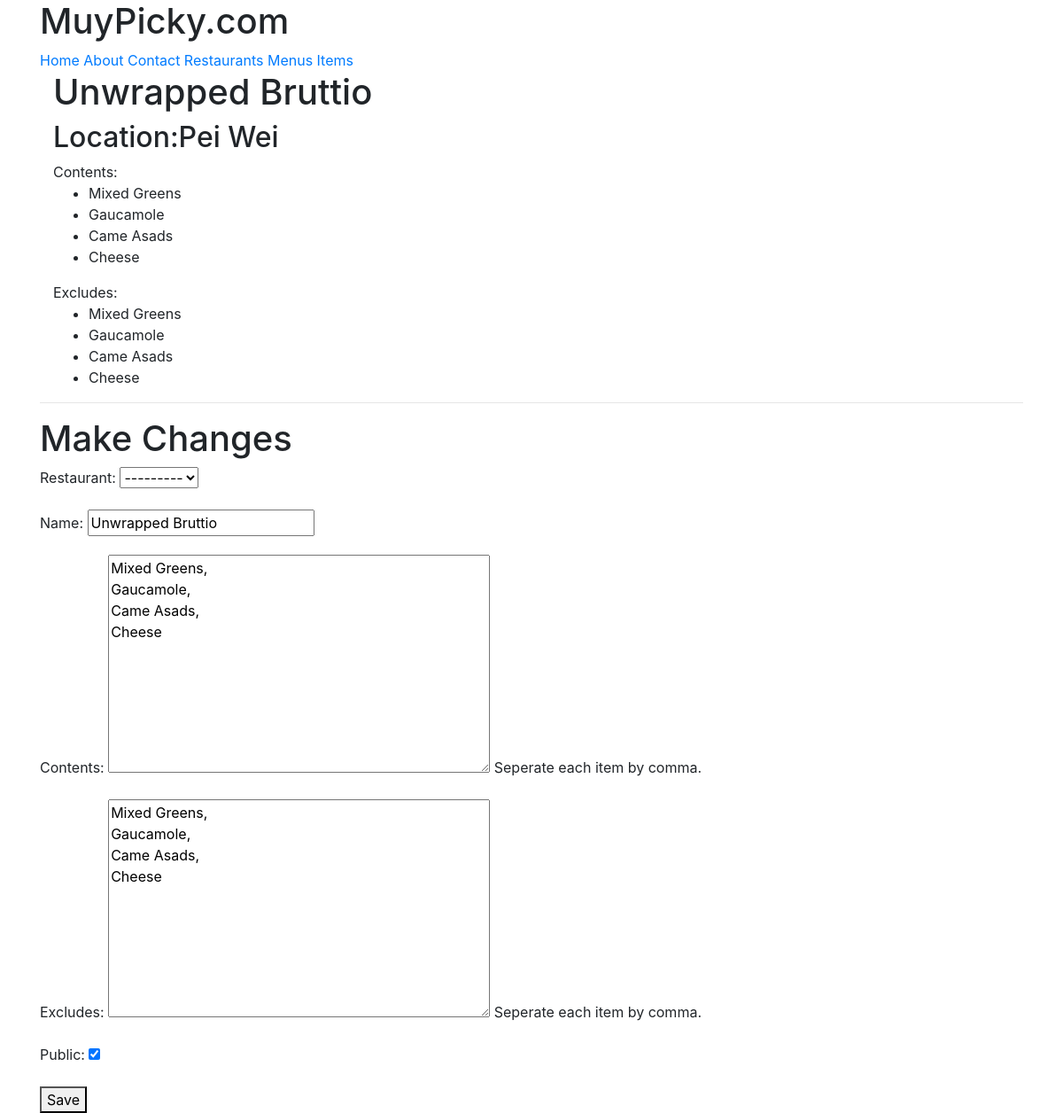
Page /items/2/ (signed in) on the committed database.
### menus/models.py (models this page shows, shortened)
class Item(models.Model):
	user = models.ForeignKey(settings.AUTH_USER_MODEL)
	restaurant = models.ForeignKey(RestaurantLocation)
	name = models.CharField(max_length=120)
	contents = models.TextField(help_text="Seperate each item by comma.")
	excludes = models.TextField(blank=True,null=True,help_text="Seperate each item by comma.")
	public = models.BooleanField(default=True)
	timestamp =models.DateTimeField(auto_now_add=True)
	updated = models.DateTimeField(auto_now=True)
	class Meta:
		ordering = ['-updated','-timestamp']
	def get_contents(self):
		return self.contents.split(",")
	def get_excludes(self):
		return self.excludes.split(",")

### restaurants/models.py (models this page shows, shortened)
class RestaurantLocation(models.Model):
	owner = models.ForeignKey(User)
	name = models.CharField(max_length=120)
	location = models.CharField(max_length=120,null=True,blank=True)
	category = models.CharField(max_length=120,null=True,blank=True,validators=[validate_category])
	timestamp =models.DateTimeField(auto_now_add=True)
	updated = models.DateTimeField(auto_now=True)
	slug = models.SlugField(null=True,blank=True)
	def __str__(self):
		return self.name

### menus/views.py (the view)
# urls.py: url(r'^(?P<pk>\d+)/$',ItemUpdateView.as_view(),name='update')
class ItemUpdateView(LoginRequiredMixin,UpdateView):
	template_name='menus/item_detailview.html'
	form_class=ItemForm
	def get_queryset(self):
		return Item.objects.filter(user=self.request.user)
	def get_context_data(self,*args,**kwargs):
		context=super(ItemUpdateView,self).get_context_data(*args,**kwargs)
		context['title']='Update Item'
		return context
	def get_form_kwargs(self):
		kwargs=super(ItemUpdateView,self).get_form_kwargs()
		kwargs['user']=self.request.user
		return kwargs

### menus/forms.py
class ItemForm(forms.ModelForm):
	class Meta:
		model=Item
		fields=[
			'restaurant',
			'name',
			'contents',
			'excludes',
			'public'
		]
	def __init__(self,user=None,*args,**kwargs):
		print (user)
		super(ItemForm,self).__init__(*args,**kwargs)
		self.fields['restaurant'].queryset=RestaurantLocation.objects.filter(owner=user)

### menus/templates/menus/item_detailview.html (shortened to what this page needs)
{% extends "base.html" %}
{% block content %}
<div class='container'>
<h1>{{ form.instance.name }}</h1>
<h2>Location:{{ form.instance.restaurant }}</h2>
{% if form.instance.contents %}
Contents:
	<ul>
		{% for item in form.instance.get_contents %}
			<li>{{ item }}</li>
		{% endfor %}
	</ul>
{% endif %}
{% if form.instance.excludes %}
Excludes:
	<ul>
		{% for item in form.instance.get_excludes %}
			<li>{{ item }}</li>
		{% endfor %}
	</ul>
{% endif %}
</div>
<hr/>
<h1>Make Changes</h1>
{% include 'snippets/snippet_form.html' with form=form  %}
{% endblock content %}

### templates/snippets/snippet_form.html (shortened to what this page needs)
<form method='POST'> {% csrf_token %}
	{{ form.as_p }}
	<button type='submit'>Save</button>
</form>

### rows in the picture
Item: instance.name "Unwrapped Bruttio", instance.restaurant "Pei Wei", restaurant "---------", contents "Mixed Greens, Gaucamole, Came Asads, Cheese", excludes "Mixed Greens, Gaucamole, Came Asads, Cheese", public "☑"
RestaurantLocation: name "Unwrapped Bruttio"

### other values in the picture
{{ item }} "Mixed Greens" "Gaucamole" "Came Asads" "Cheese"
